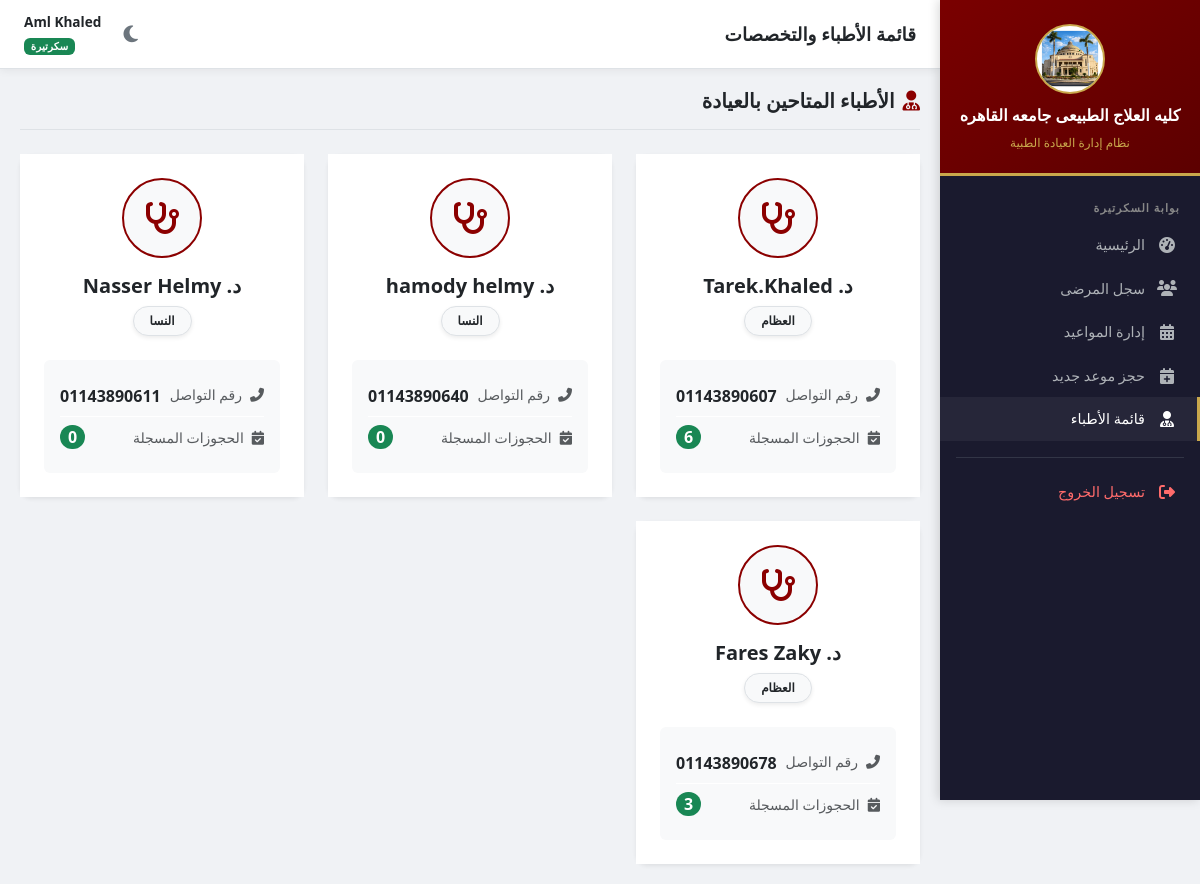
Page /secretary/doctors/ (signed in) on the committed database.
### clinic/models.py (models this page shows, shortened)
class Doctor(models.Model):
    user = models.OneToOneField(User, on_delete=models.CASCADE, verbose_name="المستخدم")
    specialty = models.ForeignKey(Specialty, on_delete=models.SET_NULL, null=True, verbose_name="التخصص")
    phone = models.CharField(max_length=20, blank=True, verbose_name="رقم الهاتف")
    def __str__(self):
        return f"د. {self.user.get_full_name() or self.user.username}"
    class Meta:
        verbose_name = "دكتور"
        verbose_name_plural = "الأطباء"

class Specialty(models.Model):
    name = models.CharField(max_length=100, verbose_name="التخصص")
    class Meta:
        verbose_name = "تخصص"
        verbose_name_plural = "التخصصات"

### clinic/views.py (the view)
# urls.py: path('secretary/doctors/', views.secretary_doctors, name='secretary_doctors'),
@login_required
@user_passes_test(is_admin_or_secretary, login_url='login')
def secretary_doctors(request):
    doctors = Doctor.objects.select_related('user', 'specialty').annotate(appt_count=Count('appointments'))
    return render(request, 'secretary/doctors.html', {'doctors': doctors})

### clinic/templatetags/auth_extras.py (called while the page is built)
@register.filter
def has_group(user, group_name):
    return user.groups.filter(name=group_name).exists()

### clinic/views.py (called while the page is built)
def is_admin(user):
    return user.is_superuser or user.is_staff

def is_secretary(user):
    return user.groups.filter(name='secretary').exists()

def is_admin_or_secretary(user):
    return is_admin(user) or is_secretary(user)

### templates/secretary/doctors.html (shortened to what this page needs)
{% extends 'base.html' %}
{% block page_title %}قائمة الأطباء والتخصصات{% endblock %}
{% block content %}
<div class="d-flex justify-content-between align-items-center mb-4 border-bottom pb-3">
  <h5 class="mb-0 fw-bold text-body"><i class="fas fa-user-md me-2" style="color: #8B0000;"></i>الأطباء المتاحين بالعيادة</h5>
</div>
<div class="row g-4">
  {% for doctor in doctors %}
  <div class="col-md-6 col-lg-4">
    <div class="card shadow-sm border-0 h-100 hover-shadow transition-all">
      <div class="card-body p-4 text-center">
        <div class="mb-3">
          <div class="d-inline-flex align-items-center justify-content-center bg-light rounded-circle mb-3" style="width: 80px; height: 80px; border: 2px solid #8B0000;">
            <i class="fas fa-stethoscope fa-2x" style="color: #8B0000;"></i>
          </div>
          <h5 class="fw-bold text-body mb-2">{{ doctor }}</h5>
          <span class="badge bg-light text-body border px-3 py-2 rounded-pill shadow-sm">
            {{ doctor.specialty.name|default:"تخصص غير محدد" }}
          </span>
        </div>
        <div class="mt-4 text-start bg-light p-3 rounded">
          <div class="d-flex justify-content-between py-2 border-bottom border-white">
            <span class="text-muted small"><i class="fas fa-phone-alt me-2"></i>رقم التواصل</span>
            <strong class="text-body">{{ doctor.phone|default:"-" }}</strong>
          </div>
          <div class="d-flex justify-content-between py-2 align-items-center">
            <span class="text-muted small"><i class="fas fa-calendar-check me-2"></i>الحجوزات المسجلة</span>
            <span class="badge bg-success px-2 py-1 fs-6 rounded-pill">{{ doctor.appt_count }}</span>
          </div>
        </div>
      </div>
    </div>
  </div>
  {% endfor %}
</div>
{% endblock %}

### templates/base.html (shortened to what this page needs)
<!DOCTYPE html>
<html lang="ar" dir="rtl">
<head>
<link href="https://cdn.jsdelivr.net/npm/bootstrap@5.3.0/dist/css/bootstrap.rtl.min.css" rel="stylesheet">
<link href="https://cdnjs.cloudflare.com/ajax/libs/font-awesome/6.4.0/css/all.min.css" rel="stylesheet">
</head>
<body>
{% load auth_extras %}
{% if user.is_authenticated %}
<div class="sidebar" id="sidebar">
  <div class="sidebar-header">
    <div class="logo-container"><img src="/media/2.png" alt="لوجو جامعة القاهرة"></div>
    <h6>كليه العلاج الطبيعى جامعه القاهره</h6>
    <small>نظام إدارة العيادة الطبية</small>
  </div>
  <div class="sidebar-nav-container">
    {% if user.is_staff or user.is_superuser %}
    <div class="nav-section">لوحة تحكم الإدارة</div>
    <a href="{% url 'admin_dashboard' %}" class="nav-link-side {% if request.resolver_match.url_name == 'admin_dashboard' %}active{% endif %}" onclick="closeSidebar()"><i class="fas fa-chart-pie"></i> نظرة عامة</a>
    <a href="{% url 'admin_patients' %}" class="nav-link-side {% if 'patient' in request.resolver_match.url_name and 'secretary' not in request.resolver_match.url_name %}active{% endif %}" onclick="closeSidebar()"><i class="fas fa-users"></i> سجل المرضى</a>
    <a href="{% url 'admin_appointments' %}" class="nav-link-side {% if request.resolver_match.url_name == 'admin_appointments' %}active{% endif %}" onclick="closeSidebar()"><i class="fas fa-calendar-alt"></i> إدارة المواعيد</a>
    <a href="{% url 'admin_doctors' %}" class="nav-link-side {% if request.resolver_match.url_name == 'admin_doctors' %}active{% endif %}" onclick="closeSidebar()"><i class="fas fa-user-md"></i> الطاقم الطبي</a>
    <a href="{% url 'admin_secretaries' %}" class="nav-link-side {% if 'admin_secreta' in request.resolver_match.url_name %}active{% endif %}" onclick="closeSidebar()"><i class="fas fa-headset"></i> طاقم السكرتاريا</a>
    <a href="{% url 'admin_records' %}" class="nav-link-side {% if request.resolver_match.url_name == 'admin_records' %}active{% endif %}" onclick="closeSidebar()"><i class="fas fa-notes-medical"></i> الأرشيف الطبي</a>
    <div class="nav-section" style="margin-top:8px;">السكرتاريا</div>
    <a href="{% url 'secretary_dashboard' %}" class="nav-link-side {% if request.resolver_match.url_name == 'secretary_dashboard' %}active{% endif %}" onclick="closeSidebar()"><i class="fas fa-desktop"></i> لوحة السكرتيرة</a>
    {% elif user|has_group:'secretary' %}
    <div class="nav-section">بوابة السكرتيرة</div>
    <a href="{% url 'secretary_dashboard' %}" class="nav-link-side {% if request.resolver_match.url_name == 'secretary_dashboard' %}active{% endif %}" onclick="closeSidebar()"><i class="fas fa-tachometer-alt"></i> الرئيسية</a>
    <a href="{% url 'secretary_patients' %}" class="nav-link-side {% if 'secretary_patient' in request.resolver_match.url_name %}active{% endif %}" onclick="closeSidebar()"><i class="fas fa-users"></i> سجل المرضى</a>
    <a href="{% url 'secretary_appointments' %}" class="nav-link-side {% if request.resolver_match.url_name == 'secretary_appointments' %}active{% endif %}" onclick="closeSidebar()"><i class="fas fa-calendar-alt"></i> إدارة المواعيد</a>
    <a href="{% url 'secretary_appointment_add' %}" class="nav-link-side " onclick="closeSidebar()"><i class="fas fa-calendar-plus"></i> حجز موعد جديد</a>
    <a href="{% url 'secretary_doctors' %}" class="nav-link-side {% if request.resolver_match.url_name == 'secretary_doctors' %}active{% endif %}" onclick="closeSidebar()"><i class="fas fa-user-md"></i> قائمة الأطباء</a>
    {% endif %}
    <div class="mt-3 border-top border-secondary pt-2" style="opacity:.3; margin: 0 16px;"></div>
    <a href="{% url 'logout' %}" class="nav-link-side mt-1" style="color:#ff6b6b;" onclick="closeSidebar()"><i class="fas fa-sign-out-alt"></i> تسجيل الخروج</a>
  </div>
</div>
<div class="main-content">
  <div class="topbar">
    <div class="d-flex align-items-center gap-2">
      <h5>{% block page_title %}{% endblock %}</h5>
    </div>
    <div class="d-flex align-items-center gap-3">
      <button class="theme-toggle" onclick="toggleTheme()" title="تبديل الوضع" aria-label="تبديل الوضع الليلي">
        <i class="fas fa-moon" id="themeIcon"></i>
      </button>
      <div class="text-end d-none d-sm-block">
        <div class="fw-bold" style="font-size:.85rem;">{{ user.get_full_name|default:user.username }}</div>
        {% if user.is_staff %}<span class="badge bg-danger" style="font-size:.65rem;">مسؤول النظام</span>
        {% elif user|has_group:"secretary" %}<span class="badge bg-success" style="font-size:.65rem;">سكرتيرة</span>
        {% else %}<span class="badge bg-primary" style="font-size:.65rem;">طبيب</span>{% endif %}
      </div>
    </div>
  </div>
  <div class="content-area">
    {% block content %}{% endblock %}
  </div>
</div>
{% else %}
{% block full_content %}{% endblock %}
{% endif %}
</body>
</html>

### templates/base.html (style rules this page uses)
:root { --cu-red: #8B0000; --cu-gold: #C9A84C; --cu-dark: #1a1a2e; --cu-gray: #f0f2f5; --sidebar-w: 260px; --bg-body: #f0f2f5; --bg-card: #ffffff; --bg-card-alt: #f8f9fa; --text-main: #212529; --text-muted: #6c757d; --border-color: #dee2e6; --topbar-bg: #ffffff; --table-hover: rgba(0,0,0,0.02); --shadow: 0 2px 8px rgba(0,0,0,0.06); }
body { font-family: 'Segoe UI', Tahoma, sans-serif; background: var(--bg-body); color: var(--text-main); transition: background .3s, color .3s; }
.sidebar { width: var(--sidebar-w); min-height: 100vh; background: var(--cu-dark); position: fixed; right: 0; top: 0; z-index: 1050; display: flex; flex-direction: column; box-shadow: -2px 0 10px rgba(0,0,0,0.15); transition: transform .3s ease; }
.sidebar-header { background: linear-gradient(145deg, #7a0000, #5c0000); padding: 24px 16px 20px; text-align: center; border-bottom: 3px solid var(--cu-gold); }
.sidebar-header .logo-container { width: 70px; height: 70px; margin: 0 auto 12px; background: white; border-radius: 50%; border: 2px solid var(--cu-gold); overflow: hidden; display: flex; align-items: center; justify-content: center; }
.sidebar-header .logo-container img { width: 100%; height: 100%; object-fit: cover; }
.sidebar-header h6 { color: #fff; margin: 0 0 4px; font-size: 1rem; font-weight: 700; }
.sidebar-header small { color: var(--cu-gold); font-size: .75rem; }
.sidebar-nav-container { flex-grow: 1; padding: 12px 0; overflow-y: auto; }
.nav-section { padding: 12px 20px 6px; color: #888; font-size: .7rem; font-weight: 600; text-transform: uppercase; letter-spacing: 1px; }
.nav-link-side { display: flex; align-items: center; gap: 12px; padding: 11px 20px; color: #aeb2b7; text-decoration: none; transition: all .2s; border-right: 3px solid transparent; font-size: .9rem; }
.nav-link-side:hover, .nav-link-side.active { color: #fff; background: rgba(255,255,255,.05); border-right-color: var(--cu-gold); }
.nav-link-side i { width: 20px; text-align: center; font-size: 1rem; }
.main-content { margin-right: var(--sidebar-w); min-height: 100vh; transition: margin .3s; }
.topbar { background: var(--topbar-bg); padding: 12px 24px; display: flex; align-items: center; justify-content: space-between; box-shadow: var(--shadow); position: sticky; top: 0; z-index: 99; border-bottom: 1px solid var(--border-color); }
.topbar h5 { margin: 0; color: var(--text-main); font-weight: 700; font-size: 1.15rem; }
.content-area { padding: 20px; }
.card { border: 1px solid var(--border-color); border-radius: 12px; box-shadow: var(--shadow); background: var(--bg-card); color: var(--text-main); }
.card-body { background: var(--bg-card); color: var(--text-main); }
.theme-toggle { background: none; border: none; color: var(--text-muted); font-size: 1.2rem; cursor: pointer; padding: 6px; border-radius: 8px; }
.hover-shadow { transition: all .3s ease-in-out; }

### templates/secretary/doctors.html (style rules this page uses)
.transition-all { transition: all .3s ease-in-out; }

### rows in the picture
Doctor: user.username "د. Tarek.Khaled", specialty.name "العظام", phone "01143890607", appt_count "6"
Doctor: user.last_name "د. hamody helmy", specialty.name "النسا", phone "01143890640", appt_count "0"
Doctor: user.last_name "د. Nasser Helmy", specialty.name "النسا", phone "01143890611", appt_count "0"
Doctor: user.last_name "د. Fares Zaky", specialty.name "العظام", phone "01143890678", appt_count "3"

### other values in the picture
{{ user.get_full_name|default:user.username }} "Aml Khaled"
